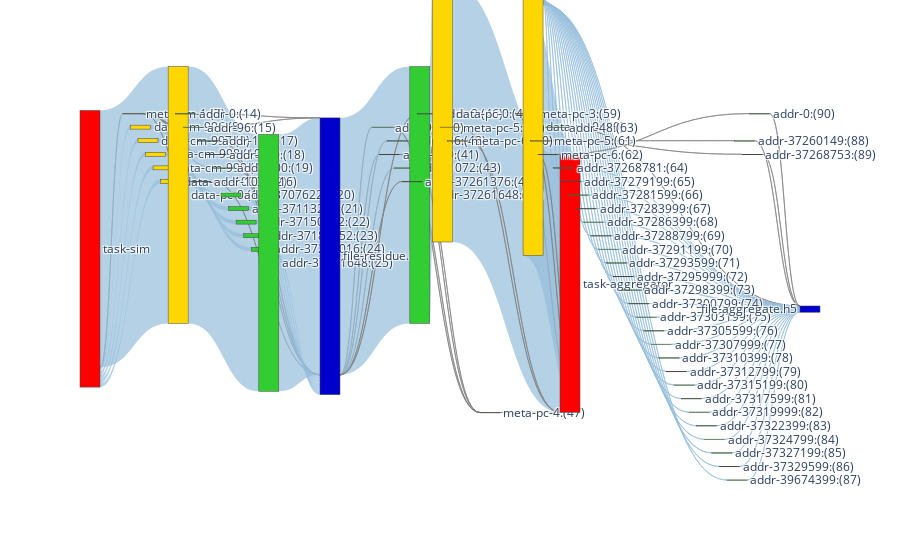

The notebook cell this image was saved under:
### Code cell
f2_nodes, f2_nodes_dict = get_nodes_for_sankey(F2,rm_tags=['sim','agg_r','agg_w'])
# print(node_ref2)
f2_links = get_links_for_sankey(F2, f2_nodes_dict)

f2_sankey = go.Sankey(
            node = f2_nodes,
            link = f2_links, 
            orientation='h',
            arrangement = "freeform",
    )

# layout =  go.Layout(
#     title = "Basic Sankey Diagram",
#     margin = dict(
#       l=10,
#       r=10,
#     ),
#     boxgap = 0.2,
#     activeselection = dict(
#       fillcolor = 'green',
#       opacity = 0.8
#     ),
    
#     # clickmode = "event+select",
#     activeshape = dict(
#       fillcolor = 'green',
#       opacity = 0.8
#     ),
#     autosize = True,
    
# )

fig.update_layout(
    autosize=False,
    width=1200,
    height=1200,
    margin=dict(
        l=10,
        r=10,
        b=40,
        t=10,
        pad=4
    ),
)

fig = go.Figure(data=f2_sankey, )
fig.show()
fig.write_html(f"{image_path}/sankey-sampled-sim_w_agg_r_w-vol-vfd.html")

### Figure 1 — Plotly figure (JSON) as saved in the notebook; plotly's stock layout.template omitted (floating-point values rounded to 4 significant figures)
{"data": [{"arrangement": "freeform", "link": {"color": ["rgba(128, 128, 128, 0.7)", "rgba(150, 190, 220, 0.7)", "rgba(150, 190, 220, 0.7)", "rgba(150, 190, 220, 0.7)", "rgba(150, 190, 220, 0.7)", "rgba(150, 190, 220, 0.7)", "rgba(150, 190, 220, 0.7)", "rgba(128, 128, 128, 0.7)", "rgba(128, 128, 128, 0.7)", "rgba(128, 128, 128, 0.7)", "rgba(128, 128, 128, 0.7)", "rgba(128, 128, 128, 0.7)", "rgba(128, 128, 128, 0.7)", "rgba(150, 190, 220, 0.7)", "rgba(150, 190, 220, 0.7)", "rgba(150, 190, 220, 0.7)", "rgba(150, 190, 220, 0.7)", "rgba(150, 190, 220, 0.7)", "rgba(150, 190, 220, 0.7)", "rgba(128, 128, 128, 0.7)", "rgba(128, 128, 128, 0.7)", "rgba(128, 128, 128, 0.7)", "rgba(128, 128, 128, 0.7)", "rgba(128, 128, 128, 0.7)", "rgba(128, 128, 128, 0.7)", "rgba(150, 190, 220, 0.7)", "rgba(150, 190, 220, 0.7)", "rgba(150, 190, 220, 0.7)", "rgba(150, 190, 220, 0.7)", "rgba(150, 190, 220, 0.7)", "rgba(150, 190, 220, 0.7)", "rgba(128, 128, 128, 0.7)", "rgba(128, 128, 128, 0.7)", "rgba(128, 128, 128, 0.7)", "rgba(128, 128, 128, 0.7)", "rgba(150, 190, 220,0.7)", "rgba(128, 128, 128, 0.7)", "rgba(128, 128, 128, 0.7)", "rgba(128, 128, 128, 0.7)", "rgba(128, 128, 128, 0.7)", "rgba(128, 128, 128, 0.7)", "rgba(128, 128, 128, 0.7)", "rgba(150, 190, 220,0.7)", "rgba(128, 128, 128, 0.7)", "rgba(128, 128, 128, 0.7)", "rgba(128, 128, 128, 0.7)", "rgba(150, 190, 220,0.7)", "rgba(128, 128, 128, 0.7)", "rgba(128, 128, 128, 0.7)", "rgba(128, 128, 128, 0.7)", "rgba(150, 190, 220, 0.7)", "rgba(128, 128, 128, 0.7)", "rgba(128, 128, 128, 0.7)", "rgba(128, 128, 128, 0.7)", "rgba(150, 190, 220, 0.7)", "rgba(150, 190, 220, 0.7)", "rgba(150, 190, 220, 0.7)", "rgba(150, 190, 220, 0.7)", "rgba(150, 190, 220, 0.7)", "rgba(150, 190, 220, 0.7)", "rgba(150, 190, 220, 0.7)", "rgba(150, 190, 220, 0.7)", "rgba(150, 190, 220, 0.7)", "rgba(150, 190, 220, 0.7)", "rgba(150, 190, 220, 0.7)", "rgba(150, 190, 220, 0.7)", "rgba(150, 190, 220, 0.7)", "rgba(150, 190, 220, 0.7)", "rgba(150, 190, 220, 0.7)", "rgba(150, 190, 220, 0.7)", "rgba(150, 190, 220, 0.7)", "rgba(150, 190, 220, 0.7)", "rgba(150, 190, 220, 0.7)", "rgba(150, 190, 220, 0.7)", "rgba(150, 190, 220, 0.7)", "rgba(150, 190, 220, 0.7)", "rgba(150, 190, 220, 0.7)", "rgba(150, 190, 220, 0.7)", "rgba(128, 128, 128, 0.7)", "rgba(128, 128, 128, 0.7)", "rgba(128, 128, 128, 0.7)", "rgba(128, 128, 128, 0.7)", "rgba(150, 190, 220, 0.7)", "rgba(150, 190, 220, 0.7)", "rgba(150, 190, 220, 0.7)", "rgba(150, 190, 220, 0.7)", "rgba(150, 190, 220, 0.7)", "rgba(150, 190, 220, 0.7)", "rgba(150, 190, 220, 0.7)", "rgba(150, 190, 220, 0.7)", "rgba(150, 190, 220, 0.7)", "rgba(150, 190, 220, 0.7)", "rgba(150, 190, 220, 0.7)", "rgba(150, 190, 220, 0.7)", "rgba(150, 190, 220, 0.7)", "rgba(150, 190, 220, 0.7)", "rgba(150, 190, 220, 0.7)", "rgba(150, 190, 220, 0.7)", "rgba(150, 190, 220, 0.7)", "rgba(150, 190, 220, 0.7)", "rgba(150, 190, 220, 0.7)", "rgba(150, 190, 220, 0.7)", "rgba(150, 190, 220, 0.7)", "rgba(150, 190, 220, 0.7)", "rgba(150, 190, 220, 0.7)", "rgba(150, 190, 220, 0.7)", "rgba(128, 128, 128, 0.7)", "rgba(128, 128, 128, 0.7)", "rgba(128, 128, 128, 0.7)"], "customdata": [1, 1, 1, 1, 1, 1, 1, 1, 1, 1, 1, 1, 1, 1, 1, 1, 1, 1, 1, 1, 1, 1, 1, 1, 1, 1, 1, 1, 1, 1, 1, 1, 1, 1, 1, 1, 1, 1, 1, 1, 1, 1, 1, 1, 1, 1, 1, 1, 1, 1, 1, 1, 1, 1, 1, 1, 1, 1, 1, 1, 1, 1, 1, 1, 1, 1, 1, 1, 1, 1, 1, 1, 1, 1, 1, 1, 1, 1, 1, 1, 3, 1, 1, 1, 1, 1, 1, 1, 1, 1, 1, 1, 1, 1, 1, 1, 1, 1, 1, 1, 1, 1, 1, 1, 1, 1, 1, 1, 3], "label": ["Access Volume : 1 B <br />Average Count : 1 <br />Average Access Size : 1 B <br />", "Access Volume : 36.94 KB <br />Average Count : 1 <br />Average Access Size : 36.94 KB <br />", "Access Volume : 36.88 KB <br />Average Count : 1 <br />Average Access Size : 36.88 KB <br />", "Access Volume : 36.8 KB <br />Average Count : 1 <br />Average Access Size : 36.8 KB <br />", "Access Volume : 37.03 KB <br />Average Count : 1 <br />Average Access Size : 37.03 KB <br />", "Access Volume : 37.32 KB <br />Average Count : 1 <br />Average Access Size : 37.32 KB <br />", "Access Volume : 2.4 MB <br />Average Count : 1 <br />Average Access Size : 2.4 MB <br />", "Access Volume : 1 B <br />Average Count : 1 <br />Average Access Size : 1 B <br />", "Access Volume : 40 B <br />Average Count : 1 <br />Average Access Size : 40 B <br />", "Access Volume : 328 B <br />Average Count : 1 <br />Average Access Size : 328 B <br />", "Access Volume : 544 B <br />Average Count : 1 <br />Average Access Size : 544 B <br />", "Access Volume : 120 B <br />Average Count : 1 <br />Average Access Size : 120 B <br />", "Access Volume : 272 B <br />Average Count : 1 <br />Average Access Size : 272 B <br />", "Access Volume : 36.98 KB <br />Average Count : 1 <br />Average Access Size : 36.98 KB <br />", "Access Volume : 36.91 KB <br />Average Count : 1 <br />Average Access Size : 36.91 KB <br />", "Access Volume : 36.84 KB <br />Average Count : 1 <br />Average Access Size : 36.84 KB <br />", "Access Volume : 37.06 KB <br />Average Count : 1 <br />Average Access Size : 37.06 KB <br />", "Access Volume : 37.36 KB <br />Average Count : 1 <br />Average Access Size : 37.36 KB <br />", "Access Volume : 2.4 MB <br />Average Count : 1 <br />Average Access Size : 2.4 MB <br />", "Access Volume : 1 B <br />Average Count : 1 <br />Average Access Size : 1 B <br />", "Access Volume : 40 B <br />Average Count : 1 <br />Average Access Size : 40 B <br />", "Access Volume : 328 B <br />Average Count : 1 <br />Average Access Size : 328 B <br />", "Access Volume : 544 B <br />Average Count : 1 <br />Average Access Size : 544 B <br />", "Access Volume : 120 B <br />Average Count : 1 <br />Average Access Size : 120 B <br />", "Access Volume : 272 B <br />Average Count : 1 <br />Average Access Size : 272 B <br />", "Access Volume : 36.98 KB <br />Average Count : 1 <br />Average Access Size : 36.98 KB <br />", "Access Volume : 36.91 KB <br />Average Count : 1 <br />Average Access Size : 36.91 KB <br />", "Access Volume : 36.84 KB <br />Average Count : 1 <br />Average Access Size : 36.84 KB <br />", "Access Volume : 37.06 KB <br />Average Count : 1 <br />Average Access Size : 37.06 KB <br />", "Access Volume : 37.36 KB <br />Average Count : 1 <br />Average Access Size : 37.36 KB <br />", "Access Volume : 2.4 MB <br />Average Count : 1 <br />Average Access Size : 2.4 MB <br />", "Access Volume : 512 B <br />Average Count : 1 <br />Average Access Size : 512 B <br />", "Access Volume : 512 B <br />Average Count : 1 <br />Average Access Size : 512 B <br />", "Access Volume : 544 B <br />Average Count : 1 <br />Average Access Size : 544 B <br />", "Access Volume : 328 B <br />Average Count : 1 <br />Average Access Size : 328 B <br />", "Access Volume : 2.4 MB <br />Average Count : 1 <br />Average Access Size : 2.4 MB <br />", "Access Volume : 512 B <br />Average Count : 1 <br />Average Access Size : 512 B <br />", "Access Volume : 1 B <br />Average Count : 1 <br />Average Access Size : 1 B <br />", "Access Volume : 512 B <br />Average Count : 1 <br />Average Access Size : 512 B <br />", "Access Volume : 512 B <br />Average Count : 1 <br />Average Access Size : 512 B <br />", "Access Volume : 544 B <br />Average Count : 1 <br />Average Access Size : 544 B <br />", "Access Volume : 328 B <br />Average Count : 1 <br />Average Access Size : 328 B <br />", "Access Volume : 2.4 MB <br />Average Count : 1 <br />Average Access Size : 2.4 MB <br />", "Access Volume : 512 B <br />Average Count : 1 <br />Average Access Size : 512 B <br />", "Access Volume : 1 B <br />Average Count : 1 <br />Average Access Size : 1 B <br />", "Access Volume : 1 B <br />Average Count : 1 <br />Average Access Size : 1 B <br />", "Access Volume : 2.4 MB <br />Average Count : 1 <br />Average Access Size : 2.4 MB <br />", "Access Volume : 1 B <br />Average Count : 1 <br />Average Access Size : 1 B <br />", "Access Volume : 1 B <br />Average Count : 1 <br />Average Access Size : 1 B <br />", "Access Volume : 1 B <br />Average Count : 1 <br />Average Access Size : 1 B <br />", "Access Volume : 2.4 MB <br />Average Count : 1 <br />Average Access Size : 2.4 MB <br />", "Access Volume : 1 B <br />Average Count : 1 <br />Average Access Size : 1 B <br />", "Access Volume : 1 B <br />Average Count : 1 <br />Average Access Size : 1 B <br />", "Access Volume : 512 B <br />Average Count : 1 <br />Average Access Size : 512 B <br />", "Access Volume : 2.4 KB <br />Average Count : 1 <br />Average Access Size : 2.4 KB <br />", "Access Volume : 2.4 KB <br />Average Count : 1 <br />Average Access Size : 2.4 KB <br />", "Access Volume : 2.4 KB <br />Average Count : 1 <br />Average Access Size : 2.4 KB <br />", "Access Volume : 2.4 KB <br />Average Count : 1 <br />Average Access Size : 2.4 KB <br />", "Access Volume : 2.4 KB <br />Average Count : 1 <br />Average Access Size : 2.4 KB <br />", "Access Volume : 2.4 KB <br />Average Count : 1 <br />Average Access Size : 2.4 KB <br />", "Access Volume : 2.4 KB <br />Average Count : 1 <br />Average Access Size : 2.4 KB <br />", "Access Volume : 2.4 KB <br />Average Count : 1 <br />Average Access Size : 2.4 KB <br />", "Access Volume : 2.4 KB <br />Average Count : 1 <br />Average Access Size : 2.4 KB <br />", "Access Volume : 2.4 KB <br />Average Count : 1 <br />Average Access Size : 2.4 KB <br />", "Access Volume : 2.4 KB <br />Average Count : 1 <br />Average Access Size : 2.4 KB <br />", "Access Volume : 2.4 KB <br />Average Count : 1 <br />Average Access Size : 2.4 KB <br />", "Access Volume : 2.4 KB <br />Average Count : 1 <br />Average Access Size : 2.4 KB <br />", "Access Volume : 2.4 KB <br />Average Count : 1 <br />Average Access Size : 2.4 KB <br />", "Access Volume : 2.4 KB <br />Average Count : 1 <br />Average Access Size : 2.4 KB <br />", "Access Volume : 2.4 KB <br />Average Count : 1 <br />Average Access Size : 2.4 KB <br />", "Access Volume : 2.4 KB <br />Average Count : 1 <br />Average Access Size : 2.4 KB <br />", "Access Volume : 2.4 KB <br />Average Count : 1 <br />Average Access Size : 2.4 KB <br />", "Access Volume : 2.4 KB <br />Average Count : 1 <br />Average Access Size : 2.4 KB <br />", "Access Volume : 2.4 KB <br />Average Count : 1 <br />Average Access Size : 2.4 KB <br />", "Access Volume : 2.4 KB <br />Average Count : 1 <br />Average Access Size : 2.4 KB <br />", "Access Volume : 2.4 KB <br />Average Count : 1 <br />Average Access Size : 2.4 KB <br />", "Access Volume : 2.4 KB <br />Average Count : 1 <br />Average Access Size : 2.4 KB <br />", "Access Volume : 2.4 KB <br />Average Count : 1 <br />Average Access Size : 2.4 KB <br />", "Access Volume : 268 B <br />Average Count : 1 <br />Average Access Size : 268 B <br />", "Access Volume : 28 B <br />Average Count : 1 <br />Average Access Size : 28 B <br />", "Access Volume : 1 B <br />Average Count : 3 <br />Average Access Size : 0.33 B <br />", "Access Volume : 512 B <br />Average Count : 1 <br />Average Access Size : 512 B <br />", "Access Volume : 2.4 KB <br />Average Count : 1 <br />Average Access Size : 2.4 KB <br />", "Access Volume : 2.4 KB <br />Average Count : 1 <br />Average Access Size : 2.4 KB <br />", "Access Volume : 2.4 KB <br />Average Count : 1 <br />Average Access Size : 2.4 KB <br />", "Access Volume : 2.4 KB <br />Average Count : 1 <br />Average Access Size : 2.4 KB <br />", "Access Volume : 2.4 KB <br />Average Count : 1 <br />Average Access Size : 2.4 KB <br />", "Access Volume : 2.4 KB <br />Average Count : 1 <br />Average Access Size : 2.4 KB <br />", "Access Volume : 2.4 KB <br />Average Count : 1 <br />Average Access Size : 2.4 KB <br />", "Access Volume : 2.4 KB <br />Average Count : 1 <br />Average Access Size : 2.4 KB <br />", "Access Volume : 2.4 KB <br />Average Count : 1 <br />Average Access Size : 2.4 KB <br />", "Access Volume : 2.4 KB <br />Average Count : 1 <br />Average Access Size : 2.4 KB <br />", "Access Volume : 2.4 KB <br />Average Count : 1 <br />Average Access Size : 2.4 KB <br />", "Access Volume : 2.4 KB <br />Average Count : 1 <br />Average Access Size : 2.4 KB <br />", "Access Volume : 2.4 KB <br />Average Count : 1 <br />Average Access Size : 2.4 KB <br />", "Access Volume : 2.4 KB <br />Average Count : 1 <br />Average Access Size : 2.4 KB <br />", "Access Volume : 2.4 KB <br />Average Count : 1 <br />Average Access Size : 2.4 KB <br />", "Access Volume : 2.4 KB <br />Average Count : 1 <br />Average Access Size : 2.4 KB <br />", "Access Volume : 2.4 KB <br />Average Count : 1 <br />Average Access Size : 2.4 KB <br />", "Access Volume : 2.4 KB <br />Average Count : 1 <br />Average Access Size : 2.4 KB <br />", "Access Volume : 2.4 KB <br />Average Count : 1 <br />Average Access Size : 2.4 KB <br />", "Access Volume : 2.4 KB <br />Average Count : 1 <br />Average Access Size : 2.4 KB <br />", "Access Volume : 2.4 KB <br />Average Count : 1 <br />Average Access Size : 2.4 KB <br />", "Access Volume : 2.4 KB <br />Average Count : 1 <br />Average Access Size : 2.4 KB <br />", "Access Volume : 2.4 KB <br />Average Count : 1 <br />Average Access Size : 2.4 KB <br />", "Access Volume : 2.4 KB <br />Average Count : 1 <br />Average Access Size : 2.4 KB <br />", "Access Volume : 268 B <br />Average Count : 1 <br />Average Access Size : 268 B <br />", "Access Volume : 28 B <br />Average Count : 1 <br />Average Access Size : 28 B <br />", "Access Volume : 1 B <br />Average Count : 3 <br />Average Access Size : 0.33 B <br />"], "source": [0, 0, 0, 0, 0, 0, 0, 1, 1, 1, 1, 1, 1, 2, 3, 4, 5, 6, 7, 8, 9, 10, 11, 12, 13, 14, 15, 16, 17, 18, 19, 20, 20, 20, 20, 20, 20, 20, 21, 22, 23, 24, 25, 26, 27, 28, 29, 30, 31, 32, 32, 32, 32, 33, 34, 34, 34, 34, 34, 34, 34, 34, 34, 34, 34, 34, 34, 34, 34, 34, 34, 34, 34, 34, 34, 34, 34, 34, 35, 35, 36, 37, 38, 39, 40, 41, 42, 43, 44, 45, 46, 47, 48, 49, 50, 51, 52, 53, 54, 55, 56, 57, 58, 59, 60, 61, 62, 63, 64], "target": [1, 2, 3, 4, 5, 6, 7, 8, 9, 10, 11, 12, 13, 14, 15, 16, 17, 18, 19, 20, 20, 20, 20, 20, 20, 20, 20, 20, 20, 20, 20, 21, 22, 23, 24, 25, 26, 27, 28, 28, 28, 28, 29, 30, 31, 32, 32, 32, 32, 33, 34, 35, 36, 37, 38, 39, 40, 41, 42, 43, 44, 45, 46, 47, 48, 49, 50, 51, 52, 53, 54, 55, 56, 57, 58, 59, 60, 61, 62, 63, 64, 65, 65, 65, 65, 65, 65, 65, 65, 65, 65, 65, 65, 65, 65, 65, 65, 65, 65, 65, 65, 65, 65, 65, 65, 65, 65, 65, 65], "value": [1, 36944, 36876, 36804, 37028, 37324, 2400000, 1, 40, 328, 544, 120, 272, 36976, 36912, 36840, 37064, 37360, 2400000, 1, 40, 328, 544, 120, 272, 36976, 36912, 36840, 37064, 37360, 2400000, 512, 512, 544, 328, 2400000, 512, 1, 512, 512, 544, 328, 2400000, 512, 1, 1, 2400000, 1, 1, 1, 2400000, 1, 1, 512, 2400, 2400, 2400, 2400, 2400, 2400, 2400, 2400, 2400, 2400, 2400, 2400, 2400, 2400, 2400, 2400, 2400, 2400, 2400, 2400, 2400, 2400, 2400, 2400, 268, 28, 1, 512, 2400, 2400, 2400, 2400, 2400, 2400, 2400, 2400, 2400, 2400, 2400, 2400, 2400, 2400, 2400, 2400, 2400, 2400, 2400, 2400, 2400, 2400, 2400, 2400, 268, 28, 1]}, "node": {"color": ["Red", "Gold", "Gold", "Gold", "Gold", "Gold", "Gold", "Gold", "LimeGreen", "LimeGreen", "LimeGreen", "LimeGreen", "LimeGreen", "LimeGreen", "LimeGreen", "LimeGreen", "LimeGreen", "LimeGreen", "LimeGreen", "LimeGreen", "MediumBlue", "LimeGreen", "LimeGreen", "LimeGreen", "LimeGreen", "LimeGreen", "LimeGreen", "LimeGreen", "Gold", "Gold", "Gold", "Gold", "Red", "Gold", "Gold", "Gold", "Gold", "LimeGreen", "LimeGreen", "LimeGreen", "LimeGreen", "LimeGreen", "LimeGreen", "LimeGreen", "LimeGreen", "LimeGreen", "LimeGreen", "LimeGreen", "LimeGreen", "LimeGreen", "LimeGreen", "LimeGreen", "LimeGreen", "LimeGreen", "LimeGreen", "LimeGreen", "LimeGreen", "LimeGreen", "LimeGreen", "LimeGreen", "LimeGreen", "LimeGreen", "LimeGreen", "LimeGreen", "LimeGreen", "MediumBlue"], "customdata": ["task", "sim", "sim", "sim", "sim", "sim", "sim", "sim", "sim", "sim", "sim", "sim", "sim", "sim", "sim", "sim", "sim", "sim", "sim", "sim", "file", "agg_r", "agg_r", "agg_r", "agg_r", "agg_r", "agg_r", "agg_r", "agg_r", "agg_r", "agg_r", "agg_r", "task", "agg_w", "agg_w", "agg_w", "agg_w", "agg_w", "agg_w", "agg_w", "agg_w", "agg_w", "agg_w", "agg_w", "agg_w", "agg_w", "agg_w", "agg_w", "agg_w", "agg_w", "agg_w", "agg_w", "agg_w", "agg_w", "agg_w", "agg_w", "agg_w", "agg_w", "agg_w", "agg_w", "agg_w", "agg_w", "agg_w", "agg_w", "agg_w", "file"], "label": ["task-sim", "meta-cm-1:(7)", "data-cm-996:(8)", "data-cm-997:(9)", "data-cm-998:(10)", "data-cm-999:(11)", "data-cm-1000:(12)", "data-pc-0:(13)", "addr-0:(14)", "addr-96:(15)", "addr-1072:(16)", "addr-136:(17)", "addr-680:(18)", "addr-800:(19)", "addr-37076224:(20)", "addr-37113200:(21)", "addr-37150112:(22)", "addr-37186952:(23)", "addr-37224016:(24)", "addr-37261648:(25)", "file-residue.h5", "addr-96:(40)", "addr-680:(41)", "addr-136:(42)", "addr-1072:(43)", "addr-37261648:(45)", "addr-37261376:(44)", "addr-0:(46)", "meta-pc-4:(47)", "data-pc-0:(48)", "meta-pc-5:(49)", "meta-pc-6:(50)", "task-aggregator", "meta-pc-3:(59)", "data-pc-0:(60)", "meta-pc-5:(61)", "meta-pc-6:(62)", "addr-48:(63)", "addr-37268781:(64)", "addr-37279199:(65)", "addr-37281599:(66)", "addr-37283999:(67)", "addr-37286399:(68)", "addr-37288799:(69)", "addr-37291199:(70)", "addr-37293599:(71)", "addr-37295999:(72)", "addr-37298399:(73)", "addr-37300799:(74)", "addr-37303199:(75)", "addr-37305599:(76)", "addr-37307999:(77)", "addr-37310399:(78)", "addr-37312799:(79)", "addr-37315199:(80)", "addr-37317599:(81)", "addr-37319999:(82)", "addr-37322399:(83)", "addr-37324799:(84)", "addr-37327199:(85)", "addr-37329599:(86)", "addr-39674399:(87)", "addr-37260149:(88)", "addr-37268753:(89)", "addr-0:(90)", "file-aggregate.h5"], "pad": 10, "thickness": 20, "x": [0, 0.07143, 0.08163, 0.09184, 0.102, 0.1122, 0.1224, 0.1327, 0.1429, 0.1531, 0.1633, 0.1735, 0.1837, 0.1939, 0.2041, 0.2143, 0.2245, 0.2347, 0.2449, 0.2551, 0.3367, 0.4082, 0.4184, 0.4286, 0.4388, 0.4592, 0.449, 0.4694, 0.4796, 0.4898, 0.5, 0.5102, 0.5918, 0.602, 0.6122, 0.6224, 0.6327, 0.6429, 0.6531, 0.6633, 0.6735, 0.6837, 0.6939, 0.7041, 0.7143, 0.7245, 0.7347, 0.7449, 0.7551, 0.7653, 0.7755, 0.7857, 0.7959, 0.8061, 0.8163, 0.8265, 0.8367, 0.8469, 0.8571, 0.8673, 0.8776, 0.8878, 0.898, 0.9082, 0.9184, 1.0], "y": [0, 0.03571, 0.07143, 0.1071, 0.1429, 0.1786, 0.2143, 0.25, 0.03571, 0.07143, 0.2143, 0.1071, 0.1429, 0.1786, 0.25, 0.2857, 0.3214, 0.3571, 0.3929, 0.4286, 0, 0.07143, 0.1429, 0.1071, 0.1786, 0.25, 0.2143, 0.03571, 0, 0.03571, 0.07143, 0.1071, 0, 0.03571, 0.07143, 0.1071, 0.1429, 0.07143, 0.1786, 0.2143, 0.25, 0.2857, 0.3214, 0.3571, 0.3929, 0.4286, 0.4643, 0.5, 0.5357, 0.5714, 0.6071, 0.6429, 0.6786, 0.7143, 0.75, 0.7857, 0.8214, 0.8571, 0.8929, 0.9286, 0.9643, 1, 0.1071, 0.1429, 0.03571, 0]}, "orientation": "h", "type": "sankey"}], "layout": {}}
